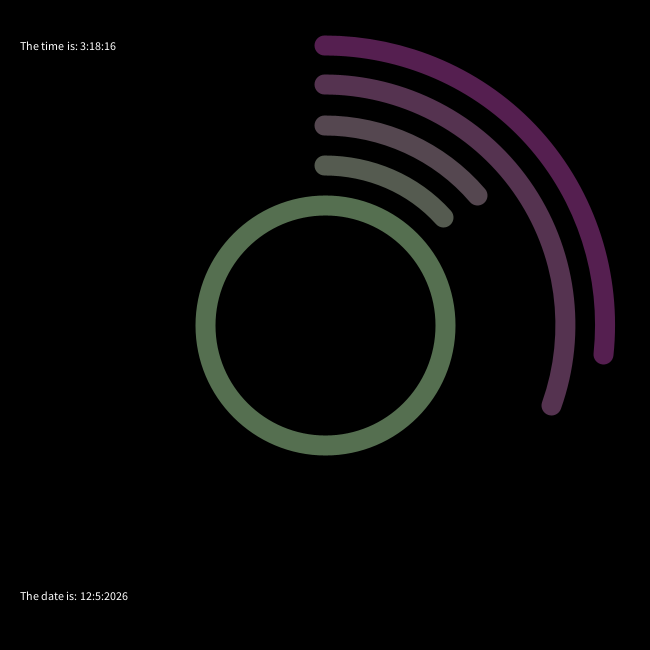
Frame 1 (no input)
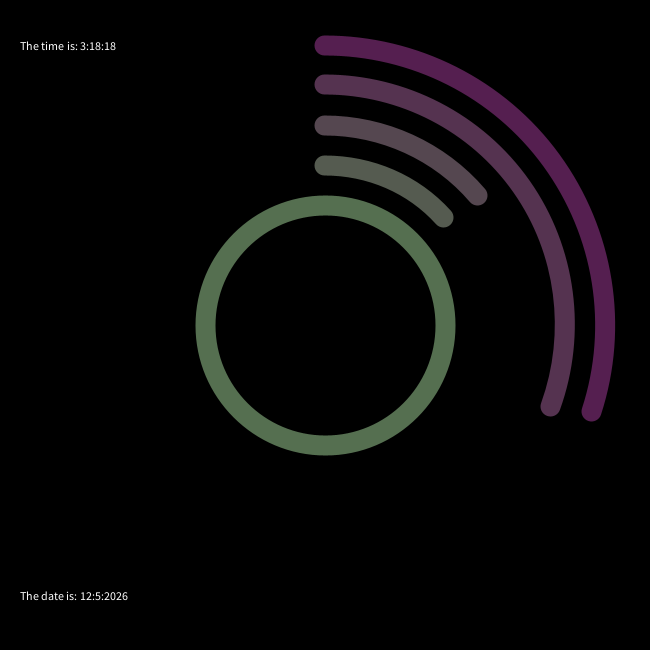
Frame 60 (the mouse pressed at the canvas centre just before this capture)
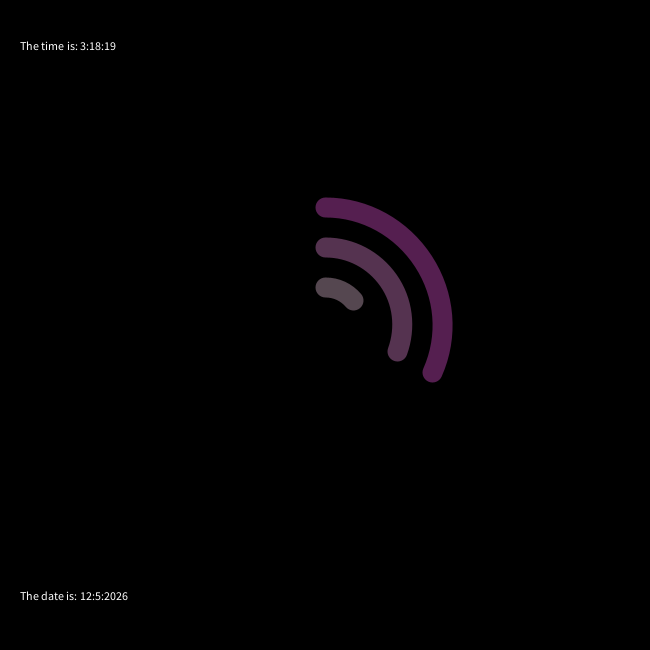
Frame 120 (the mouse held since frame 60 and released just before this capture)

The Processing sketch that drew these frames (run headless with seeded random() and noise(); from frame 60 on, the mouse is pressed at the canvas centre):

// Processing sketch: processing_117154
// ── processing_117154.pde

int diameter; 
int arcx;
int arcy;



float point0;

float secondAngle ; //angles at which the ellipse is drawn  
float minuteAngle;
float hourAngle;
float dayAngle;
float monthAngle;

float secondDiameter; //sets the diametes for indiividual arcs 
float minuteDiameter ;
float hourDiameter ;
float dayDiameter ;
float monthDiameter ;



void setup() {
  size(650, 650); // Sets the size of the application
  smooth(); 

  diameter = 200; //sets the base/standard diameter of the arcs 

  arcx = width / 2; // center arcx on the screen
  arcy = height / 2; // center arcy on the screen 

  point0 = map(0, 0, 360, 0, 360)- HALF_PI; //sets the arcs to the '12 o'clock ' position.
  //arc(a, b, c, d, start, stop)

}

void draw() {
  background(0);
  noFill(); // 
  strokeWeight(20); 
  
  text("The time is: " + hour() + ":" + minute() + ":" + second(), 20, 50); //types syatem at (20, 50). 
  text("The date is: " + month() + ":" + day() + ":" + year(), 20, 600); //types system date at (20, 600). 


//sets the arcs to roate at the second, minute, hour, ect. 
  secondAngle = map(second(), 0, 60, 0, TWO_PI) - HALF_PI; 
  minuteAngle = map(minute() + norm(second(), 0, 60), 0, 60, 0, TWO_PI) - HALF_PI; 
  hourAngle = map(hour() + norm(minute(), 0, 60), 0, 24, 0, TWO_PI) - HALF_PI; 
  dayAngle = map(day(), 1, 31, 0, TWO_PI) - HALF_PI; 
  monthAngle= map(month(), 1, 12, 0, TWO_PI) - HALF_PI;  


  secondDiameter = diameter * 2.8;  //setting   
  minuteDiameter = diameter * 2.4; //the 
  hourDiameter = diameter * 2; // diameters
  dayDiameter = diameter * 1.6; //of indivudual 
  monthDiameter = diameter * 1.2 ;//arcs



  // Second Arc
  
  stroke(85, 31, 80); 
  arc(arcx, arcy, secondDiameter-mouseX, secondDiameter-mouseY, point0, secondAngle);

  // Minute Arc
  stroke(85, 51, 80);
  arc(arcx, arcy, minuteDiameter-mouseX, minuteDiameter-mouseY, point0, minuteAngle);

  // Hour Arc
  stroke(85, 71, 80);
  arc(arcx, arcy, hourDiameter-mouseX, hourDiameter-mouseY, point0, hourAngle);

  // Day Arc
  stroke(85, 91, 80);
  arc(arcx, arcy, dayDiameter-mouseX, dayDiameter-mouseY, point0, dayAngle);

  // Month Arc
  stroke(85, 111, 80);
  arc(arcx, arcy, monthDiameter-mouseX, monthDiameter-mouseY, point0, monthAngle);
  




  if (second() == 0) {
    stroke(85, 31, 80);
    ellipse(arcx, arcy, secondDiameter, secondDiameter);

  }
}
